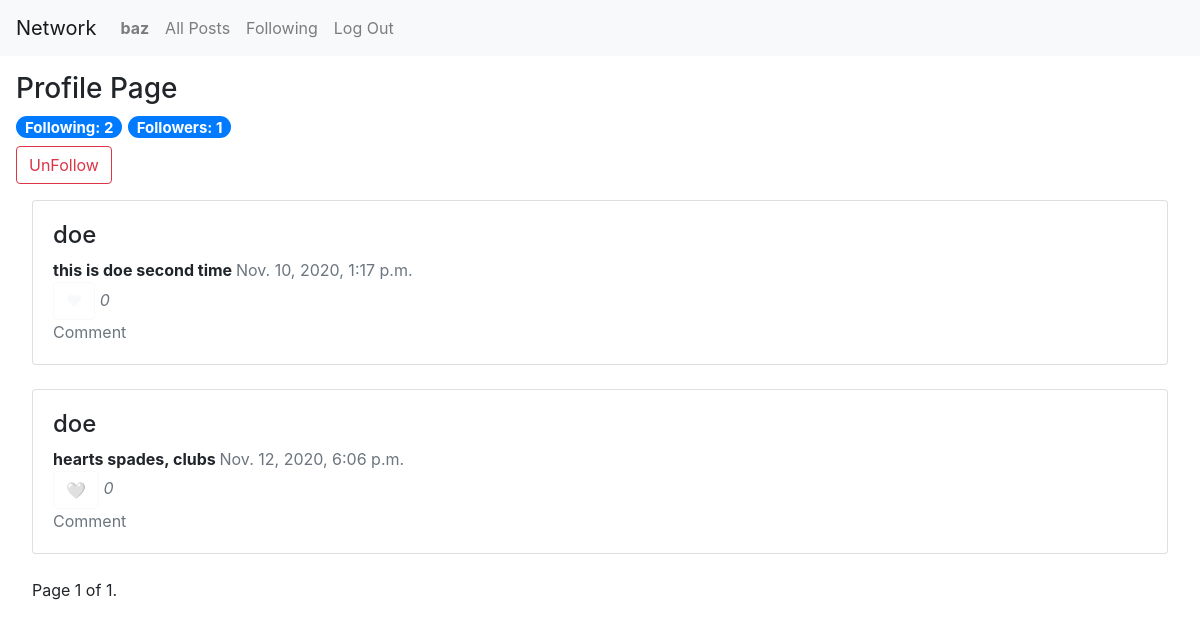
Screenshot of /profile/doe (signed in) with the database file from the repository.
### network/models.py (models this page shows)
class User(AbstractUser):
    pass

class NewPost(models.Model):
    creator = models.CharField(max_length=64)
    text = models.TextField(verbose_name="Description")
    image = models.URLField(blank=True, verbose_name="Image URL", null=True)
    like = models.IntegerField()
    timeStamp = models.DateTimeField(auto_now_add=True,null=True)
    liked = models.ManyToManyField(User, blank=True, related_name="liked_user")
    objects = models.Manager()

### network/views.py (the view)
# urls.py: path("profile/<str:name>", views.profile, name="profile"),
def profile(request, name):
    try:
        profile = User.objects.get(username=name)
        message = []
        if request.user.username:
            try:
                flw = Follow.objects.filter(profile=profile, following=request.user)
                f = 'yes'
                if not flw:
                    f = ''
            except:
                f = ''
        else:
            f = ''
        try:
            posts = NewPost.objects.filter(creator=profile)
            flw = Follow.objects.filter(profile=profile)
            followers = len(flw)
            flw = Follow.objects.filter(following=profile)
            following = len(flw)
            paginator = Paginator(posts, 10)
            page_number = request.GET.get('page')
            page_obj = paginator.get_page(page_number)
        except:
            "not found"
        return render(request, "network/profile.html", {
            "posts" : posts,
            "name" : name,
            "follow" : f,
            "following" : following,
            "followers" : followers,
            "page_obj" : page_obj
        })
    except:
        message.append(f"{name}, not found!")
        return render(request, "network/profile.html", {
            "messages" : message,
            "name" : name
        })

### network/templates/network/profile.html (shortened to what this page needs)
{% extends "network/layout.html" %}
{% block body %}
    <h3>Profile Page</h3>
    <h5><span class="badge badge-pill badge-primary">Following:  {{following}}</span>
    <span class="badge badge-pill badge-primary">Followers:  {{followers}}</span></span></h4>
    {% if user.is_authenticated %}
        {% if user.username != name %}
            {% if follow != "yes" %}
            <form  action="{% url 'follow' name %}" method="post">
                {% csrf_token %}
                <button class="btn btn-outline-success" type="submit">Follow</button>
            </form>
            {% else %}
            <form  action="{% url 'unfollow' name %}" method="post">
                <button class="btn btn-outline-danger" type="submit">UnFollow</button>
            </form>
            {% endif %}
        {% endif %}
    {% endif %}
    {% if posts %}
    <div class="card-column" style="padding: 1em;">
        {% for post in page_obj %}
            <div class="card">
                <div class="card-body">
                <ul class="list-group list-group-horizontal" style="list-style-type: none;">
                    <li>
                        <a href="{% url 'profile' post.creator %}" style="color:inherit" id="creator-{{post.id}}"><h4>{{ post.creator }}</h4></a>
                        <strong id="post-{{post.id}}">{{ post.text }}</strong>
                        <a class="text-muted">{{ post.timeStamp }}<br>
                        {% if user.is_authenticated %}
                            {% if not request.user in post.liked.all %}
                                <button class="btn btn-outline-light" id="like-{{post.id}}">🤍</button>
                            {% else %}
                                <button class="btn btn-outline-light" id="like-{{post.id}}">❤</button>
                            {% endif %}
                        {% else %}
                            Likes:
                        {% endif %}
                        <i id="numLike-{{post.id}}">{{ post.like }}</i><br>
                        Comment</a>
                    </li>
                </ul>
                </div>
            </div>
            <br>
        {% endfor %}
        <div class="pagination">
            <span class="step-links">
                <span class="current">
                    Page {{ page_obj.number }} of {{ page_obj.paginator.num_pages }}.
                </span>
            </span>
        </div>
    </div>
    {% endif %}
{% endblock %}

### network/templates/network/layout.html (shortened to what this page needs)
{% load static %}
<!DOCTYPE html>
<html lang="en">
    <head>
        <link rel="stylesheet" href="https://stackpath.bootstrapcdn.com/bootstrap/4.4.1/css/bootstrap.min.css">
        <link href="{% static 'network/styles.css' %}" rel="stylesheet">
    </head>
    <body>
        <nav class="navbar navbar-expand-lg navbar-light bg-light">
            <a class="navbar-brand" href="{% url 'index' %}">Network</a>
            <div>
              <ul class="navbar-nav mr-auto">
                {% if user.is_authenticated %}
                    <li class="nav-item">
                        <a class="nav-link" href="{% url 'profile' user.username %}"><strong>{{ user.username }}</strong></a>
                    </li>
                {% endif %}
                <li class="nav-item">
                  <a class="nav-link" href="{% url 'index' %}">All Posts</a>
                </li>
                {% if user.is_authenticated %}
                    <li class="nav-item">
                        <a class="nav-link" href="{% url 'following' %}">Following</a>
                    </li>
                    <li class="nav-item">
                        <a class="nav-link" href="{% url 'logout' %}">Log Out</a>
                    </li>
                {% endif %}
              </ul>
            </div>
          </nav>
        <div class="body">
            <div style="padding: 1em;">
            {% block body %}
            {% endblock %}
            </div>
        </div>
    </body>
</html>

### rows the page displays
User: username "baz"
NewPost: creator "doe", text "this is doe second time", timeStamp "Nov. 10, 2020, 1:17 p.m.", like "0"
NewPost: creator "doe", text "hearts spades, clubs", timeStamp "Nov. 12, 2020, 6:06 p.m.", like "0"

### other values shown
{{ following }} "2"
{{ followers }} "1"
{{ page_obj.number }} "1"
{{ page_obj.paginator.num_pages }} "1"
